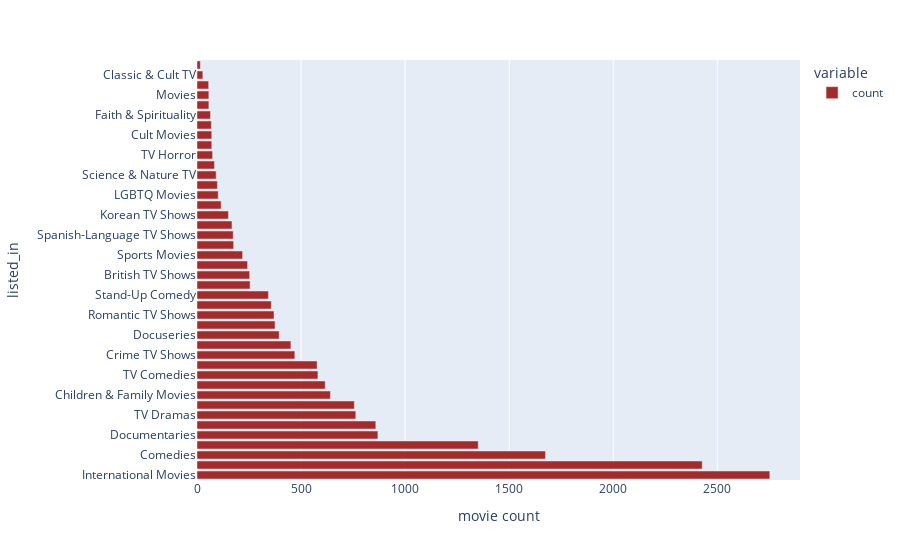

The cell this chart's notebook holds for it:
### Markdown cell above
<h1 style="color:red">Analyzing Content - Genre wise</h1>

### Code cell
dd = pd.DataFrame()
dd['listed_in'] = np.hstack([np.array(i.split(', ')) for i in df.listed_in.dropna()])
fig = px.bar(dd.listed_in.value_counts(), labels={'index':'genre', 'value':'movie count'}, orientation='h',  color_discrete_sequence=['brown'])
fig.show()

### Figure 1 — Plotly figure (JSON) as saved in the notebook; plotly's stock layout.template omitted (floating-point values rounded to 4 significant figures)
{"data": [{"alignmentgroup": "True", "hovertemplate": "variable=count<br>movie count=%{x}<br>listed_in=%{y}<extra></extra>", "legendgroup": "count", "marker": {"color": "brown", "pattern": {"shape": ""}}, "name": "count", "offsetgroup": "count", "orientation": "h", "showlegend": true, "textposition": "auto", "type": "bar", "x": [2752, 2427, 1674, 1351, 869, 859, 763, 756, 641, 616, 581, 577, 470, 451, 395, 375, 370, 357, 343, 255, 253, 243, 219, 176, 174, 168, 151, 116, 102, 98, 92, 84, 75, 71, 71, 69, 65, 57, 57, 56, 28, 16], "xaxis": "x", "y": ["International Movies", "Dramas", "Comedies", "International TV Shows", "Documentaries", "Action & Adventure", "TV Dramas", "Independent Movies", "Children & Family Movies", "Romantic Movies", "TV Comedies", "Thrillers", "Crime TV Shows", "Kids' TV", "Docuseries", "Music & Musicals", "Romantic TV Shows", "Horror Movies", "Stand-Up Comedy", "Reality TV", "British TV Shows", "Sci-Fi & Fantasy", "Sports Movies", "Anime Series", "Spanish-Language TV Shows", "TV Action & Adventure", "Korean TV Shows", "Classic Movies", "LGBTQ Movies", "TV Mysteries", "Science & Nature TV", "TV Sci-Fi & Fantasy", "TV Horror", "Anime Features", "Cult Movies", "Teen TV Shows", "Faith & Spirituality", "TV Thrillers", "Movies", "Stand-Up Comedy & Talk Shows", "Classic & Cult TV", "TV Shows"], "yaxis": "y"}], "layout": {"barmode": "relative", "legend": {"title": {"text": "variable"}, "tracegroupgap": 0}, "margin": {"t": 60}, "xaxis": {"anchor": "y", "domain": [0, 1], "title": {"text": "movie count"}}, "yaxis": {"anchor": "x", "domain": [0, 1], "title": {"text": "listed_in"}}}}
